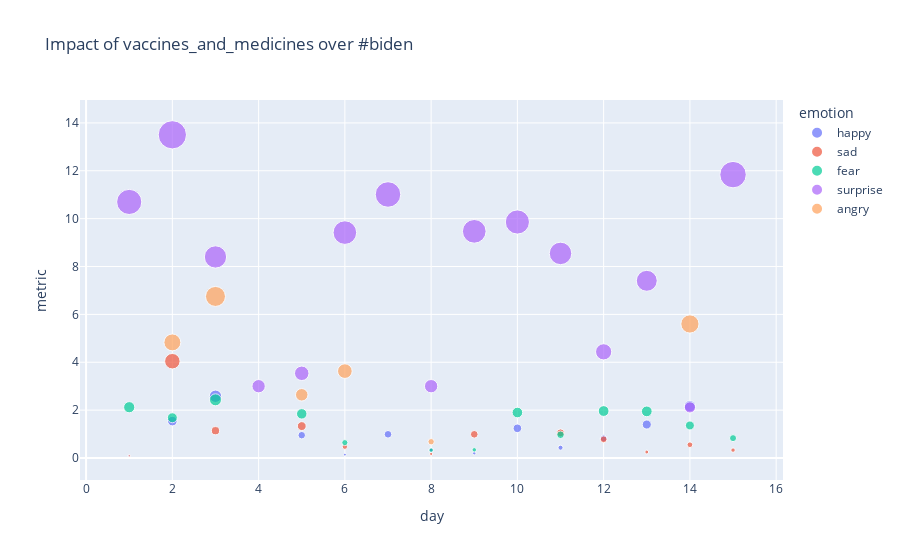

This figure's notebook cell:
### Code cell
topic = input()
hashtag = input()

import plotly.express as px

fig = px.scatter(bipartite(topic,hashtag), x="day", y="metric",color = 'emotion',size = 'metric', title="Impact of %s over #%s"%(topic,hashtag))
fig.show()

### Figure 1 — Plotly figure (JSON) as saved in the notebook; plotly's stock layout.template omitted (floating-point values rounded to 4 significant figures)
{"data": [{"hovertemplate": "emotion=happy<br>day=%{x}<br>metric=%{marker.size}<extra></extra>", "legendgroup": "happy", "marker": {"color": "#636efa", "size": [0.2, 1.541, 0, 1.24, 0.09007, 0.4304, 0.9524, 2.58, 0, 1.399, 0.99, 0.821, 0.1403, 0.33, 2.165], "sizemode": "area", "sizeref": 0.03376, "symbol": "circle"}, "mode": "markers", "name": "happy", "showlegend": true, "type": "scatter", "x": [9, 2, 4, 10, 1, 11, 5, 3, 15, 13, 7, 12, 6, 8, 14], "xaxis": "x", "y": [0.2, 1.541, 0, 1.24, 0.09007, 0.4304, 0.9524, 2.58, 0, 1.399, 0.99, 0.821, 0.1403, 0.33, 2.165], "yaxis": "y"}, {"hovertemplate": "emotion=sad<br>day=%{x}<br>metric=%{marker.size}<extra></extra>", "legendgroup": "sad", "marker": {"color": "#EF553B", "size": [0.99, 4.044, 0, 0, 0.09007, 1.051, 1.333, 1.14, 0.3303, 0.2498, 0, 0.781, 0.4709, 0.17, 0.554], "sizemode": "area", "sizeref": 0.03376, "symbol": "circle"}, "mode": "markers", "name": "sad", "showlegend": true, "type": "scatter", "x": [9, 2, 4, 10, 1, 11, 5, 3, 15, 13, 7, 12, 6, 8, 14], "xaxis": "x", "y": [0.99, 4.044, 0, 0, 0.09007, 1.051, 1.333, 1.14, 0.3303, 0.2498, 0, 0.781, 0.4709, 0.17, 0.554], "yaxis": "y"}, {"hovertemplate": "emotion=fear<br>day=%{x}<br>metric=%{marker.size}<extra></extra>", "legendgroup": "fear", "marker": {"color": "#00cc96", "size": [0.34, 1.682, 0, 1.9, 2.122, 0.9709, 1.845, 2.43, 0.8306, 1.948, 0, 1.962, 0.6412, 0.33, 1.36], "sizemode": "area", "sizeref": 0.03376, "symbol": "circle"}, "mode": "markers", "name": "fear", "showlegend": true, "type": "scatter", "x": [9, 2, 4, 10, 1, 11, 5, 3, 15, 13, 7, 12, 6, 8, 14], "xaxis": "x", "y": [0.34, 1.682, 0, 1.9, 2.122, 0.9709, 1.845, 2.43, 0.8306, 1.948, 0, 1.962, 0.6412, 0.33, 1.36], "yaxis": "y"}, {"hovertemplate": "emotion=surprise<br>day=%{x}<br>metric=%{marker.size}<extra></extra>", "legendgroup": "surprise", "marker": {"color": "#ab63fa", "size": [9.47, 13.5, 3, 9.86, 10.7, 8.548, 3.539, 8.4, 11.84, 7.403, 11.01, 4.436, 9.417, 3, 2.115], "sizemode": "area", "sizeref": 0.03376, "symbol": "circle"}, "mode": "markers", "name": "surprise", "showlegend": true, "type": "scatter", "x": [9, 2, 4, 10, 1, 11, 5, 3, 15, 13, 7, 12, 6, 8, 14], "xaxis": "x", "y": [9.47, 13.5, 3, 9.86, 10.7, 8.548, 3.539, 8.4, 11.84, 7.403, 11.01, 4.436, 9.417, 3, 2.115], "yaxis": "y"}, {"hovertemplate": "emotion=angry<br>day=%{x}<br>metric=%{marker.size}<extra></extra>", "legendgroup": "angry", "marker": {"color": "#FFA15A", "size": [0, 4.83, 0, 0, 0, 0, 2.64, 6.75, 0, 0, 0, 0, 3.63, 0.68, 5.6], "sizemode": "area", "sizeref": 0.03376, "symbol": "circle"}, "mode": "markers", "name": "angry", "showlegend": true, "type": "scatter", "x": [9, 2, 4, 10, 1, 11, 5, 3, 15, 13, 7, 12, 6, 8, 14], "xaxis": "x", "y": [0, 4.83, 0, 0, 0, 0, 2.64, 6.75, 0, 0, 0, 0, 3.63, 0.68, 5.6], "yaxis": "y"}], "layout": {"legend": {"itemsizing": "constant", "title": {"text": "emotion"}, "tracegroupgap": 0}, "title": {"text": "Impact of vaccines_and_medicines over #biden"}, "xaxis": {"anchor": "y", "domain": [0, 1], "title": {"text": "day"}}, "yaxis": {"anchor": "x", "domain": [0, 1], "title": {"text": "metric"}}}}
